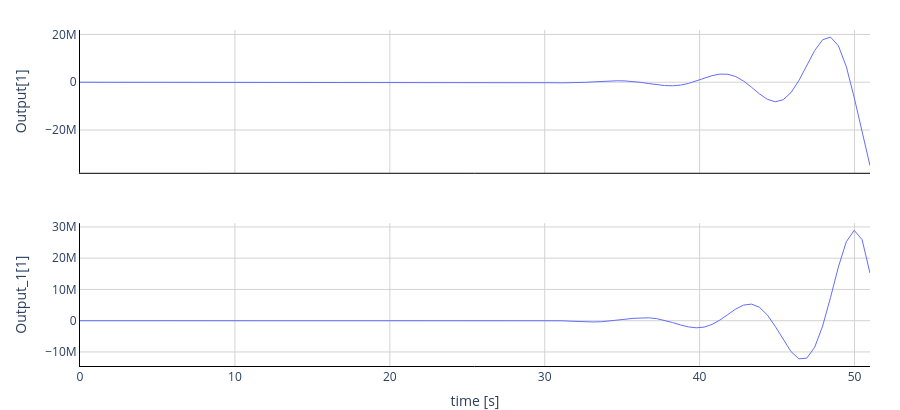

Source (notebook cell):
### Code cell
import fmpy
from fmpy import *

fmpy.plot_library = 'plotly'  # experimental


filename = 'Arenstorf.fmu'

start_values = {
    # variable        start   unit      description
    'amu':      1.012277444471,          # :causality= parameter:index= 12
    'amup':     0.987722529,          # :causality= parameter:index= 13
    'y1':             10.1194,          # :causality= parameter:index= 14
    'y2':                 0,          # :causality= parameter:index= 15
    'y3':                 0,          # :causality= parameter:index= 16
    'y4':       -2.00158511,          # :causality= parameter:index= 17
}

output = [
    'Output[1]',    # :causality= output:index= 2
    'Output_1[1]',  # :causality= output:index= 3
]

result = simulate_fmu(filename, start_values=start_values, output=output, stop_time=51.0)

plot_result(result)
